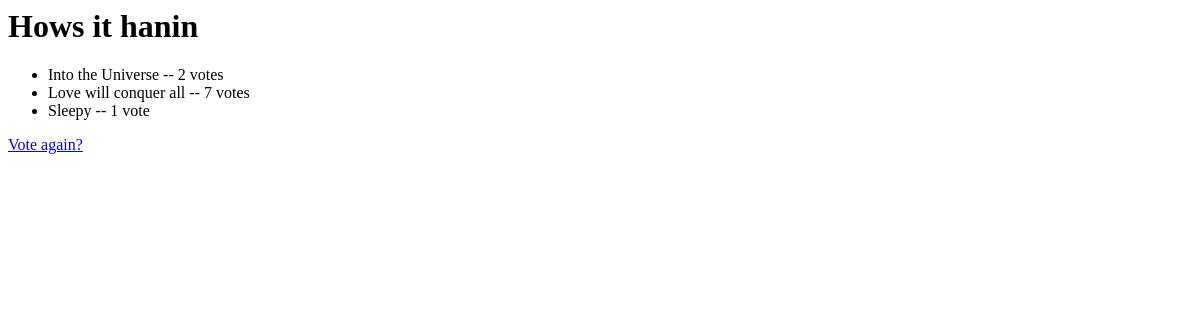
The app's page /polls/1/results/, older data.
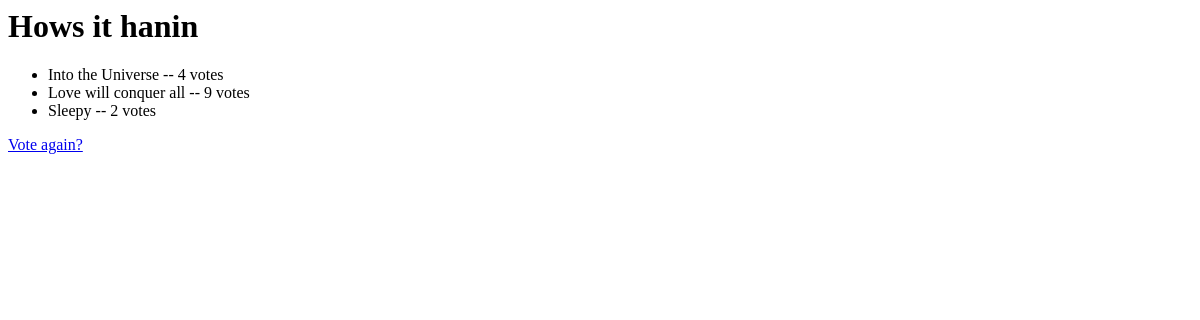
The same page, newer data.
### polls/models.py (models this page shows, shortened)
class Question(models.Model):
    question_text = models.CharField(max_length=200)
    pub_date = models.DateTimeField('date published')

class Choice(models.Model):
    question = models.ForeignKey(Question, on_delete=models.CASCADE)
    choice_text = models.CharField(max_length=200)
    votes = models.IntegerField(default=0)

### polls/views.py (the view)
# urls.py: path('<int:pk>/results/', views.ResultsView.as_view(), name='results'),
class ResultsView(generic.DetailView):
    model = Question
    template_name = 'polls/results.html'

### polls/templates/polls/results.html
<h1>{{ question.question_text }}</h1>
<ul>
{% for choice in question.choice_set.all %}
    <li>{{ choice.choice_text }} -- {{ choice.votes }} vote{{ choice.votes|pluralize }}</li>
{% endfor %}
</ul>
<a href="{% url 'polls:detail' question.id %}">Vote again?</a>

Row changes from the older to the newer data that the page shows:
changed Choice "Into the Universe": votes "2" → "4"
changed Choice "Love will conquer all": votes "7" → "9"
changed Choice "Sleepy": votes "1" → "2"
